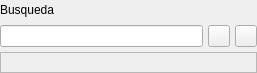
<ui version="4.0" >
 <class>BusquedaBase</class>
 <widget class="QWidget" name="BusquedaBase" >
  <property name="geometry" >
   <rect>
    <x>0</x>
    <y>0</y>
    <width>257</width>
    <height>73</height>
   </rect>
  </property>
  <property name="windowTitle" >
   <string>Form1</string>
  </property>
  <layout class="QGridLayout" >
   <property name="margin" >
    <number>0</number>
   </property>
   <property name="spacing" >
    <number>5</number>
   </property>
   <item row="0" column="0" colspan="3" >
    <widget class="QLabel" name="mui_labelBusqueda" >
     <property name="minimumSize" >
      <size>
       <width>0</width>
       <height>17</height>
      </size>
     </property>
     <property name="text" >
      <string>Busqueda</string>
     </property>
    </widget>
   </item>
   <item row="1" column="0" >
    <widget class="QLineEdit" name="m_inputBusqueda" />
   </item>
   <item row="1" column="1" >
    <widget class="QToolButton" name="mui_buscar" >
     <property name="minimumSize" >
      <size>
       <width>22</width>
       <height>22</height>
      </size>
     </property>
     <property name="maximumSize" >
      <size>
       <width>22</width>
       <height>22</height>
      </size>
     </property>
     <property name="toolTip" >
      <string>Mostrar listado de profesors</string>
     </property>
     <property name="text" >
      <string/>
     </property>
     <property name="icon" >
      <iconset resource="../../bulmages.qrc" >
       <normaloff>:/Images/edit-find.svg</normaloff>:/Images/edit-find.svg</iconset>
     </property>
     <property name="iconSize" >
      <size>
       <width>22</width>
       <height>22</height>
      </size>
     </property>
     <property name="shortcut" >
      <string>Ctrl+F</string>
     </property>
    </widget>
   </item>
   <item row="1" column="2" >
    <widget class="QPushButton" name="mui_borrar" >
     <property name="minimumSize" >
      <size>
       <width>22</width>
       <height>22</height>
      </size>
     </property>
     <property name="maximumSize" >
      <size>
       <width>22</width>
       <height>22</height>
      </size>
     </property>
     <property name="toolTip" >
      <string>Limpiar campo</string>
     </property>
     <property name="text" >
      <string/>
     </property>
     <property name="icon" >
      <iconset resource="../../bulmages.qrc" >
       <normaloff>:/Images/edit-delete.svg</normaloff>:/Images/edit-delete.svg</iconset>
     </property>
     <property name="iconSize" >
      <size>
       <width>16</width>
       <height>16</height>
      </size>
     </property>
    </widget>
   </item>
   <item row="2" column="0" colspan="3" >
    <widget class="QLabel" name="m_textBusqueda" >
     <property name="sizePolicy" >
      <sizepolicy vsizetype="Fixed" hsizetype="Preferred" >
       <horstretch>0</horstretch>
       <verstretch>0</verstretch>
      </sizepolicy>
     </property>
     <property name="minimumSize" >
      <size>
       <width>0</width>
       <height>21</height>
      </size>
     </property>
     <property name="frameShape" >
      <enum>QFrame::StyledPanel</enum>
     </property>
     <property name="text" >
      <string/>
     </property>
    </widget>
   </item>
  </layout>
 </widget>
 <layoutdefault spacing="0" margin="0" />
 <resources>
  <include location="../../bulmages.qrc" />
 </resources>
 <connections/>
</ui>
